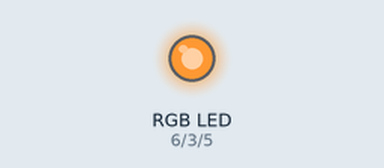
Simulated run of this sketch. Board: Arduino Uno, built with avr-gcc and run on an emulated ATmega328P. Parts: an RGB LED mixed from three pins (HIGH = lit).

Above: at 0.1 s.
Timing chart, 0 to 1.6 s (numbered marks = the images above):
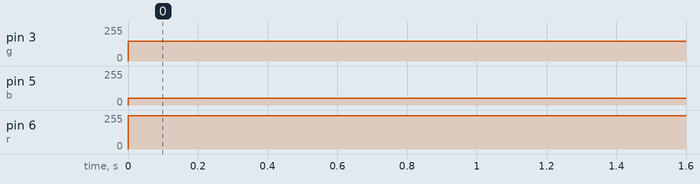

The sketch:

sketch_mar11a.ino
```cpp
int r=6;
int b=5;
int g=3;
void setup() {
  pinMode(r,OUTPUT);
  pinMode(b,OUTPUT);
  pinMode(g,OUTPUT);

}

void loop() {
  analogWrite(r,250);
  analogWrite(b,50);
  analogWrite(g,150);
  delay(1000);

}
```

Measured:
- by itself, pin 3 (g): 0/255 → 150/255 at 0.00 s
- by itself, pin 5 (b): 0/255 → 50/255 at 0.00 s
- by itself, pin 6 (r): 0/255 → 250/255 at 0.00 s
